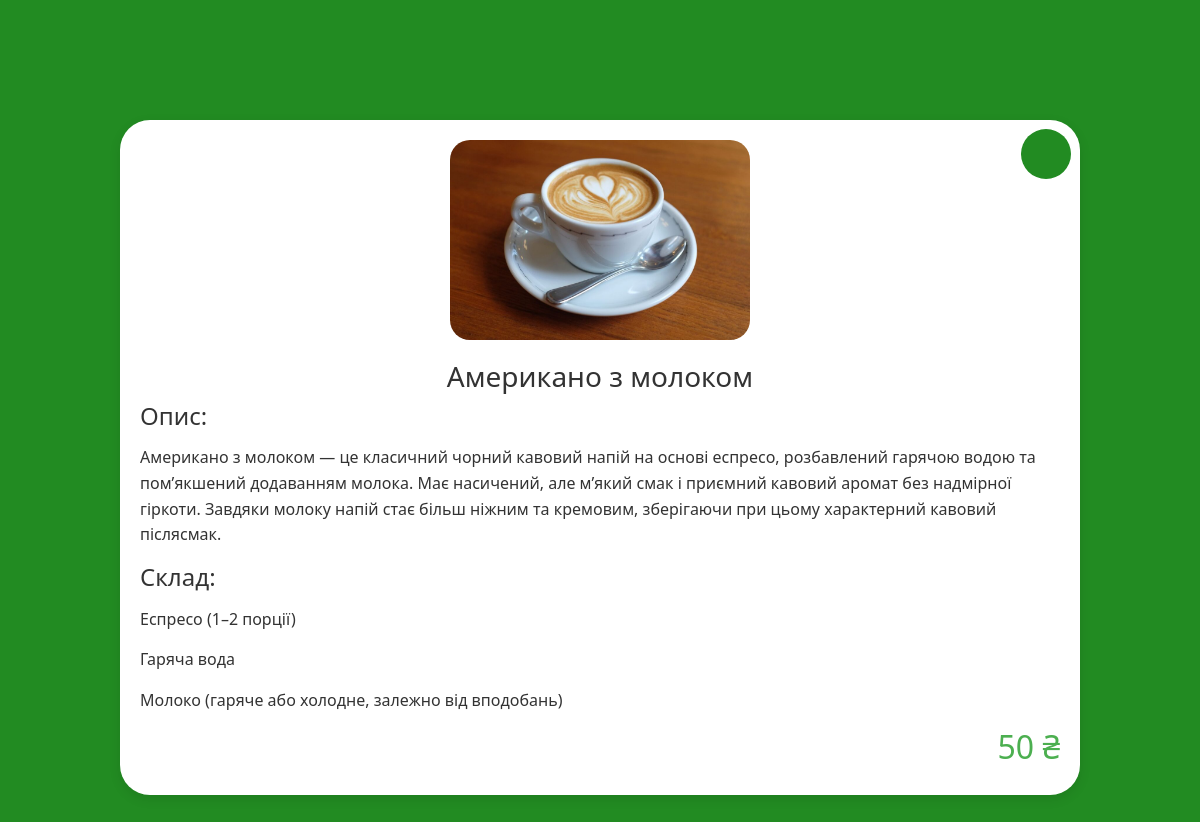
Page /category/1/product/1/ on the committed database.
### main/models.py (models this page shows, shortened)
class Product(models.Model):
    category = models.ForeignKey(Category, on_delete=models.CASCADE, related_name='%(class)ss')
    image = models.ImageField(upload_to='products/', null=True, blank=True)
    name = models.CharField(max_length=250, null=True, blank=True)
    description = models.TextField(null=True, blank=True)
    composition = models.TextField(null=True, blank=True)
    price = models.CharField(max_length=250, null=True, blank=True)
    lviv_price = models.CharField(max_length=250, null=True, blank=True)

### main/views.py (the view)
# urls.py: path('category/<int:category_id>/product/<int:product_id>/', views.product_detail, name='product_detail'),
def product_detail(request, category_id, product_id):
    category = get_object_or_404(Category, id=category_id)
    product = get_object_or_404(Product, id=product_id, category=category)
    return render(request, 'main/product_detail.html', {
        'lviv': False,
        'product': product,
        'category': category
    })

### main/templates/main/product_detail.html
{% extends 'main/dad.html' %}
{% block body %}
<div class="product-detail">
  {% if product.image %}
    <img src="{{ product.image.url }}" alt="{{ product.name }}">
  {% endif %}
  {% if  product.name  %}
  <h3>{{ product.name }}</h3>
  {% endif %}
  {% if product.description %}
  <h4>Опис:</h4>
  <p>{{ product.description|linebreaks }}</p>
  {% endif %}
  {% if product.composition %}
  <h4>Склад:</h4>
  <p>{{ product.composition|linebreaks  }}</p>
  {% if lviv %}
    <h2 class="price" > {{ product.lviv_price }} ₴</h2>
  {% else %}
    <h2 class="price" > {{ product.price}} ₴</h2>
  {%endif%}
  {% endif %}
</div>
{% endblock %}

### main/templates/main/dad.html (shortened to what this page needs)
{% load static %}
<!DOCTYPE html>
<html lang="uk">
<head>
  <link href="https://cdn.jsdelivr.net/npm/bootstrap@5.3.3/dist/css/bootstrap.min.css" rel="stylesheet">
  <link rel="stylesheet" href="{% static 'main/main.css' %}">
</head>
<body>
  <main>
    {% block body %}{% endblock %}
  </main>
</body>
</html>

### main/static/main/main.css (style rules this page uses)
html, body { height: 100%; margin: 0; padding: 0; }
main { flex: 1; }
body { background-color:#228B22; background-size: cover; margin: 0; padding: 0; display: flex; flex-direction: column; }
h3.price, h2.price { text-align: right; color:#d0e8d0; }
.product-detail { position: relative; max-width: 1000px; width: 80%; margin: 120px auto 50px; padding: 20px; background-color: #fff; border-radius: 30px; box-shadow: 0 4px 12px rgba(0, 0, 0, 0.1); font-family: "Segoe UI", Tahoma, Geneva, Verdana, sans-serif; line-height: 1.6; color: #333; }
.product-detail::before { content: ""; position: absolute; top: 9px; right: 9px; width: 50px; height: 50px; background:#228B22; transform: rotate(45deg); border-radius: 50px; }
.product-detail img { display: block; margin: 0 auto 20px; width: 100%; max-width: 300px; height: auto; border-radius: 20px; }
.product-detail p { margin: 10px 0 15px 0; font-size: 16px; overflow-wrap: break-word; }
.product-detail h2, .product-detail h4, .product-detail p { margin-left: 0; margin-right: 0; padding-left: 0; padding-right: 0; }
.product-detail h3, .product-detail h3.price { text-align: center; }
h3.price, h2.price { text-align: right; color: #4caf50; }

### rows in the picture
Product: image (picture), name "Американо з молоком", description "Американо з молоком — це класичний чорний кавовий напій на основі еспресо, розбавлений гарячою водою та пом’якшений додаванням молока. Має насичений, але м’який смак і приємний кавовий аромат без надмірної гіркоти. Завдяки молоку напій стає більш ніжним та кремовим, зберігаючи при цьому характерний кавовий післясмак.", composition "Еспресо (1–2 порції) Гаряча вода Молоко (гаряче або холодне, залежно від вподобань)", price "50"
